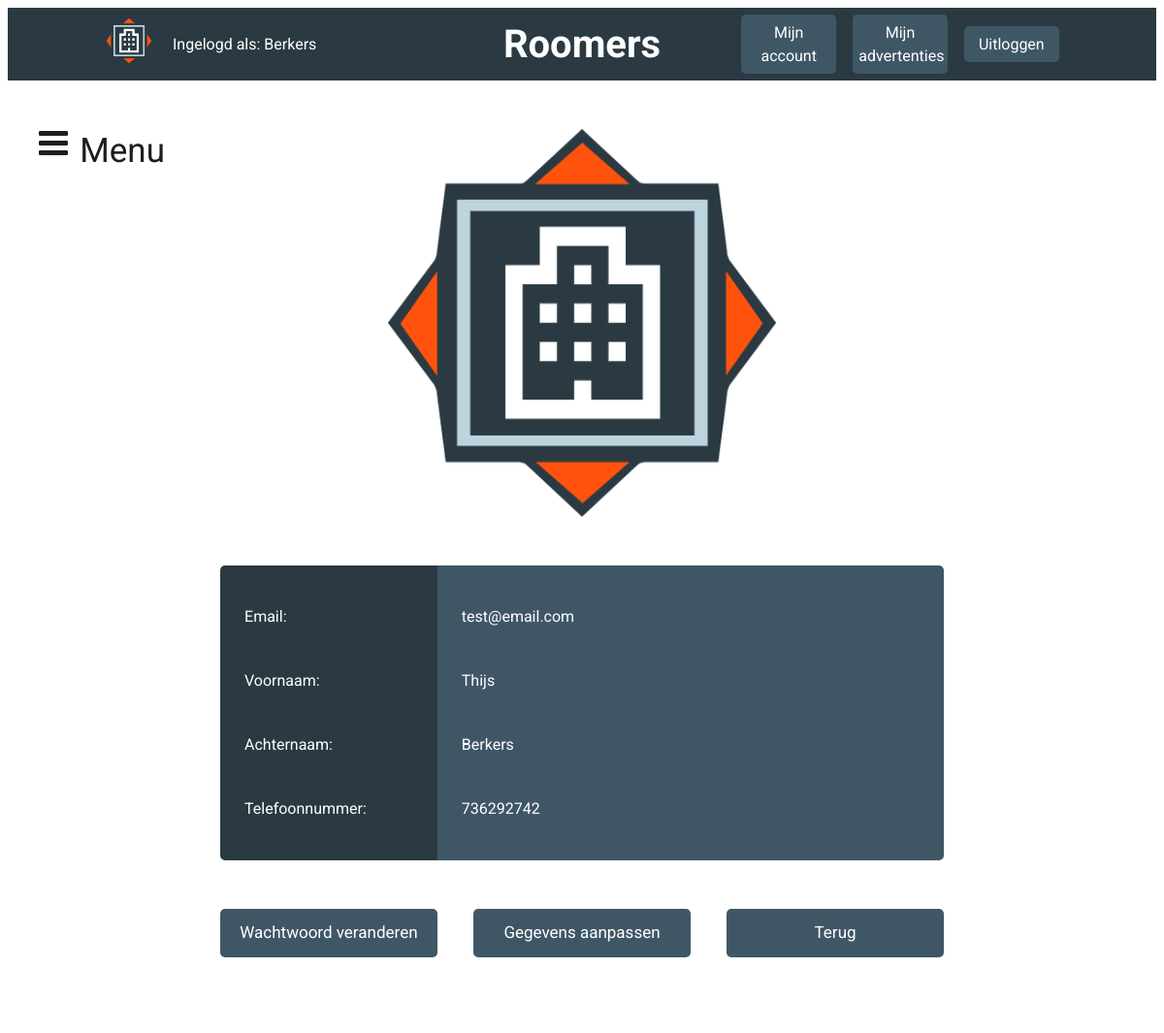
Screenshot of /account.php (signed in) with the database file from the repository.
### tables this page shows
CREATE TABLE IF NOT EXISTS `user` (
  `userID` int(11) NOT NULL AUTO_INCREMENT,
  `email` varchar(70) NOT NULL,
  `password` text NOT NULL,
  `firstName` varchar(100) NOT NULL,
  `lastName` varchar(100) NOT NULL,
  `phone` varchar(20) NOT NULL,
  `salt` text NOT NULL,
  PRIMARY KEY (`userID`),
  UNIQUE KEY `userID_2` (`userID`),
  KEY `userID` (`userID`),
  KEY `userID_3` (`userID`)
);

### account.php (the view, shortened to what this page needs)
<?php
  $connect = connectToDB();
  $userquery = "
    SELECT *
    FROM user
    WHERE userID = " . $_SESSION['userID'] . "
    ";
  $userresource = mysqli_query($connect, $userquery);
  $UserArray = array();
    while($result = mysqli_fetch_assoc($userresource))
    {
      $UserArray[] = $result;
    }
?>
<!DOCTYPE html>
<html>
  <head>
    <link rel="stylesheet" href="https://cdnjs.cloudflare.com/ajax/libs/meyer-reset/2.0/reset.min.css">
    <link rel="stylesheet" href="css/style.css">
    <link rel="stylesheet" href="https://cdnjs.cloudflare.com/ajax/libs/font-awesome/4.7.0/css/font-awesome.min.css">
  </head>
  <body>
    <?php
      include("inc/header.php");
      include("inc/navigation.php")
    ?>
    <div id="mainpage">
      <div id="content-container">
        <img src="img/logo.png" height="400" width="400">
        <div class="accounttable">
          <div class="account-left">
            <p>Email:</p>
            <p>Voornaam:</p>
            <p>Achternaam:</p>
            <p>Telefoonnummer:</p>
          </div>
          <div class="account-right">
            <?php foreach ($UserArray as $user){ ?>
              <p><?php echo $user['email']; ?></p>
              <p><?php echo $user['firstName']; ?></p>
              <p><?php echo $user['lastName']; ?></p>
              <p><?php echo $user['phone']; ?></p>
            <?php } ?>
          </div>
        </div>
        <div id="account-container-buttons">
          <a href="changepass.php" class="account-button">Wachtwoord veranderen</a>
          <a href="accountinfo.php" class="account-button">Gegevens aanpassen</a>
          <a href="main.php" class="account-button">Terug</a>
        </div>
      </div>
    </div>
  </body>
</html>

### css/style.css (style rules this page uses)
html { font: 16px/1.5 'Roboto', sans-serif; }
body { background-color: white; background-size: cover; }
a { text-decoration: none; color: white; }
* { box-sizing: border-box; }
a:link { text-decoration: none; color: white; }
a:-webkit-any-link { text-decoration:none !important; }
#mainpage { display: flex; flex-direction: column; align-items: center; justify-content: center; }
#content-container { display: flex; flex-direction: column; align-items: center; margin-top: 50px; margin-bottom: 50px; width: 70%; background-color: white; transition: 0.5s; }
.accounttable { width: 90%; margin: 0 auto; margin-top: 50px; margin-bottom: 50px; display: flex; justify-content: space-between; align-items: flex-start; color: white; }
.accounttable p { padding: 5px; }
.accounttable .account-left { display: flex; flex-direction: column; justify-content: space-around; width: 30%; background-color: #2B3A42; padding: 20px; border-top-left-radius: 5px; border-bottom-left-radius: 5px; }
.accounttable .account-right { display: flex; flex-direction: column; justify-content: space-around; align-items: flex-start; width: 70%; background-color: #3f5765; padding: 20px; border-top-right-radius: 5px; border-bottom-right-radius: 5px; }
.account-button { display: flex; justify-content: center; align-items: center; width: 30%; height: 50px; background-color: #3f5765; margin-bottom: 50px; font-size: 17px; border-radius: 5px; }
#account-container-buttons { width: 90%; display: flex; justify-content: space-between; }

### rows the page displays
user: email "test@email.com", firstName "Thijs", lastName "Berkers", phone "736292742"

### other values shown
$_SESSION['username'] "Berkers"
